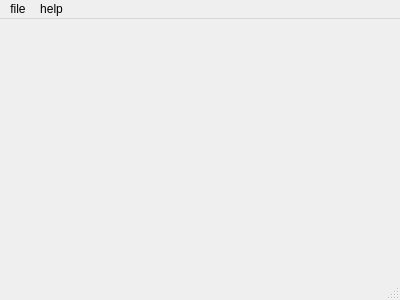
<?xml version="1.0" encoding="UTF-8"?>
<ui version="4.0">
 <class>MainWindow</class>
 <widget class="QMainWindow" name="MainWindow">
  <property name="geometry">
   <rect>
    <x>0</x>
    <y>0</y>
    <width>400</width>
    <height>300</height>
   </rect>
  </property>
  <property name="windowTitle">
   <string>MainWindow</string>
  </property>
  <widget class="QWidget" name="centralWidget"/>
  <widget class="QMenuBar" name="menuBar">
   <property name="geometry">
    <rect>
     <x>0</x>
     <y>0</y>
     <width>400</width>
     <height>25</height>
    </rect>
   </property>
   <widget class="QMenu" name="menuFile">
    <property name="title">
     <string>file</string>
    </property>
    <addaction name="actionOpen"/>
    <addaction name="actionSave_file"/>
   </widget>
   <widget class="QMenu" name="menuHelp">
    <property name="title">
     <string>help</string>
    </property>
    <addaction name="actionAbout"/>
   </widget>
   <addaction name="menuFile"/>
   <addaction name="menuHelp"/>
  </widget>
  <widget class="QStatusBar" name="statusBar"/>
  <action name="actionOpen">
   <property name="text">
    <string>open file</string>
   </property>
   <property name="shortcut">
    <string>Ctrl+O</string>
   </property>
  </action>
  <action name="actionSave_file">
   <property name="text">
    <string>save file</string>
   </property>
   <property name="shortcut">
    <string>Ctrl+S</string>
   </property>
  </action>
  <action name="actionAbout">
   <property name="text">
    <string>about</string>
   </property>
   <property name="shortcut">
    <string>Ctrl+A</string>
   </property>
  </action>
 </widget>
 <layoutdefault spacing="6" margin="11"/>
 <resources/>
 <connections/>
</ui>
